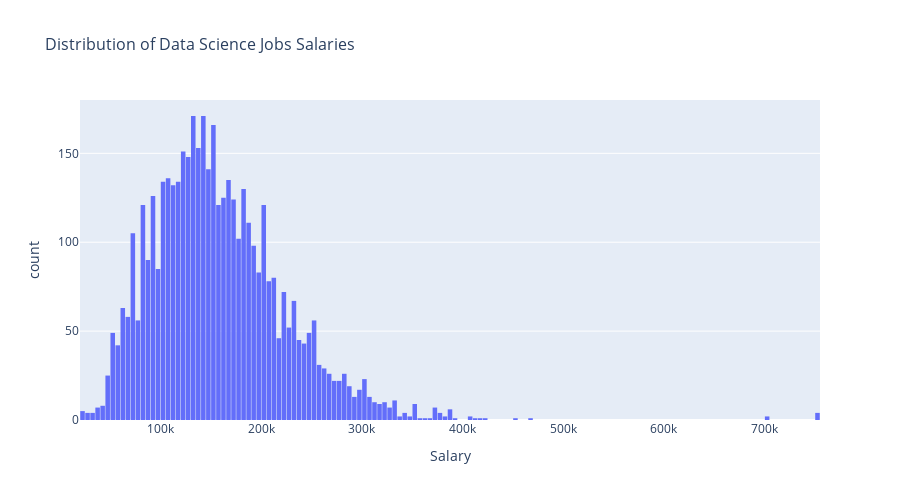

Notebook source saved alongside this figure:
### Code cell
# distribution of salaries in us
hist1 = px.histogram(
    df,x='salary_in_usd',
    title='Distribution of Data Science Jobs Salaries',
    labels={'salary_in_usd':'Salary'}
    )
hist1.update_layout(title_font_size=16,bargap=0.1,height=500)
hist1.show()

### Figure 1 — Plotly figure (JSON) as saved in the notebook; plotly's stock layout.template omitted (floating-point values rounded to 4 significant figures; data arrays with more than 128 entries replaced by an {"elided": "..."} marker saying what was removed)
{"data": [{"alignmentgroup": "True", "bingroup": "x", "hovertemplate": "Salary=%{x}<br>count=%{y}<extra></extra>", "legendgroup": "", "marker": {"color": "#636efa", "pattern": {"shape": ""}}, "name": "", "offsetgroup": "", "orientation": "v", "showlegend": false, "type": "histogram", "x": {"elided": "4564 int values"}, "xaxis": "x", "yaxis": "y"}], "layout": {"bargap": 0.1, "barmode": "relative", "height": 500, "legend": {"tracegroupgap": 0}, "title": {"font": {"size": 16}, "text": "Distribution of Data Science Jobs Salaries"}, "xaxis": {"anchor": "y", "domain": [0, 1], "title": {"text": "Salary"}}, "yaxis": {"anchor": "x", "domain": [0, 1], "title": {"text": "count"}}}}
